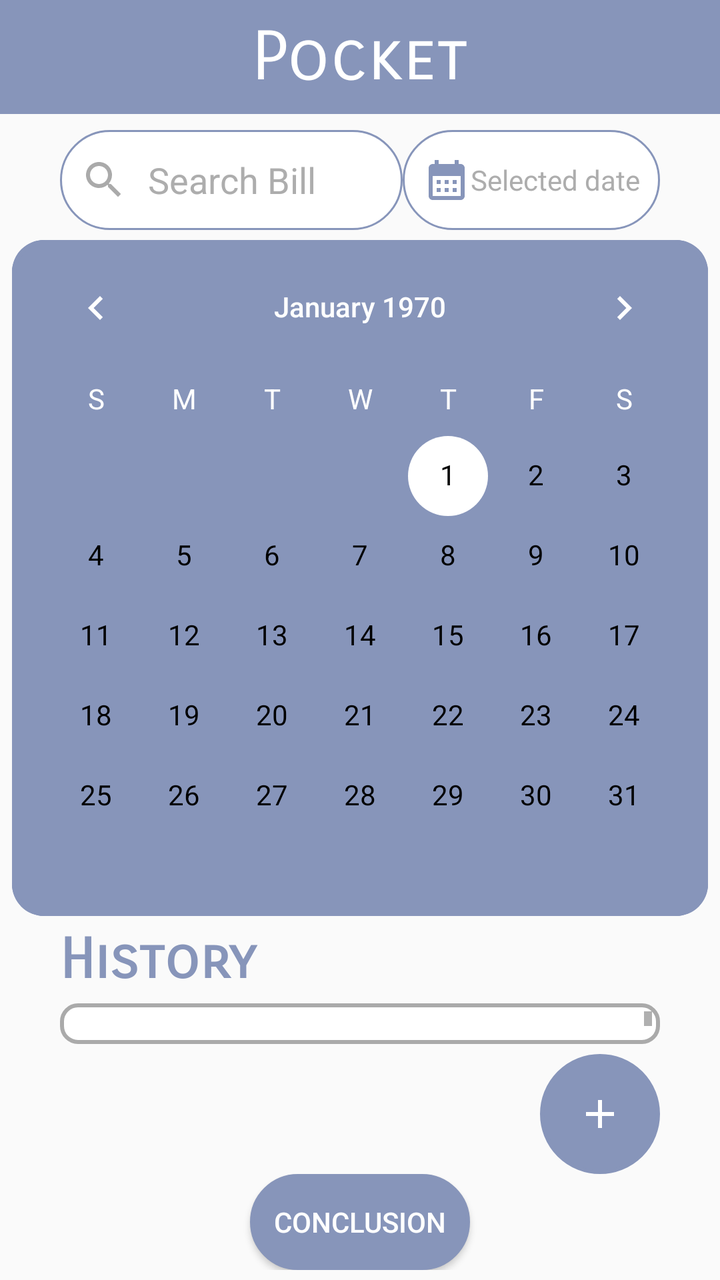
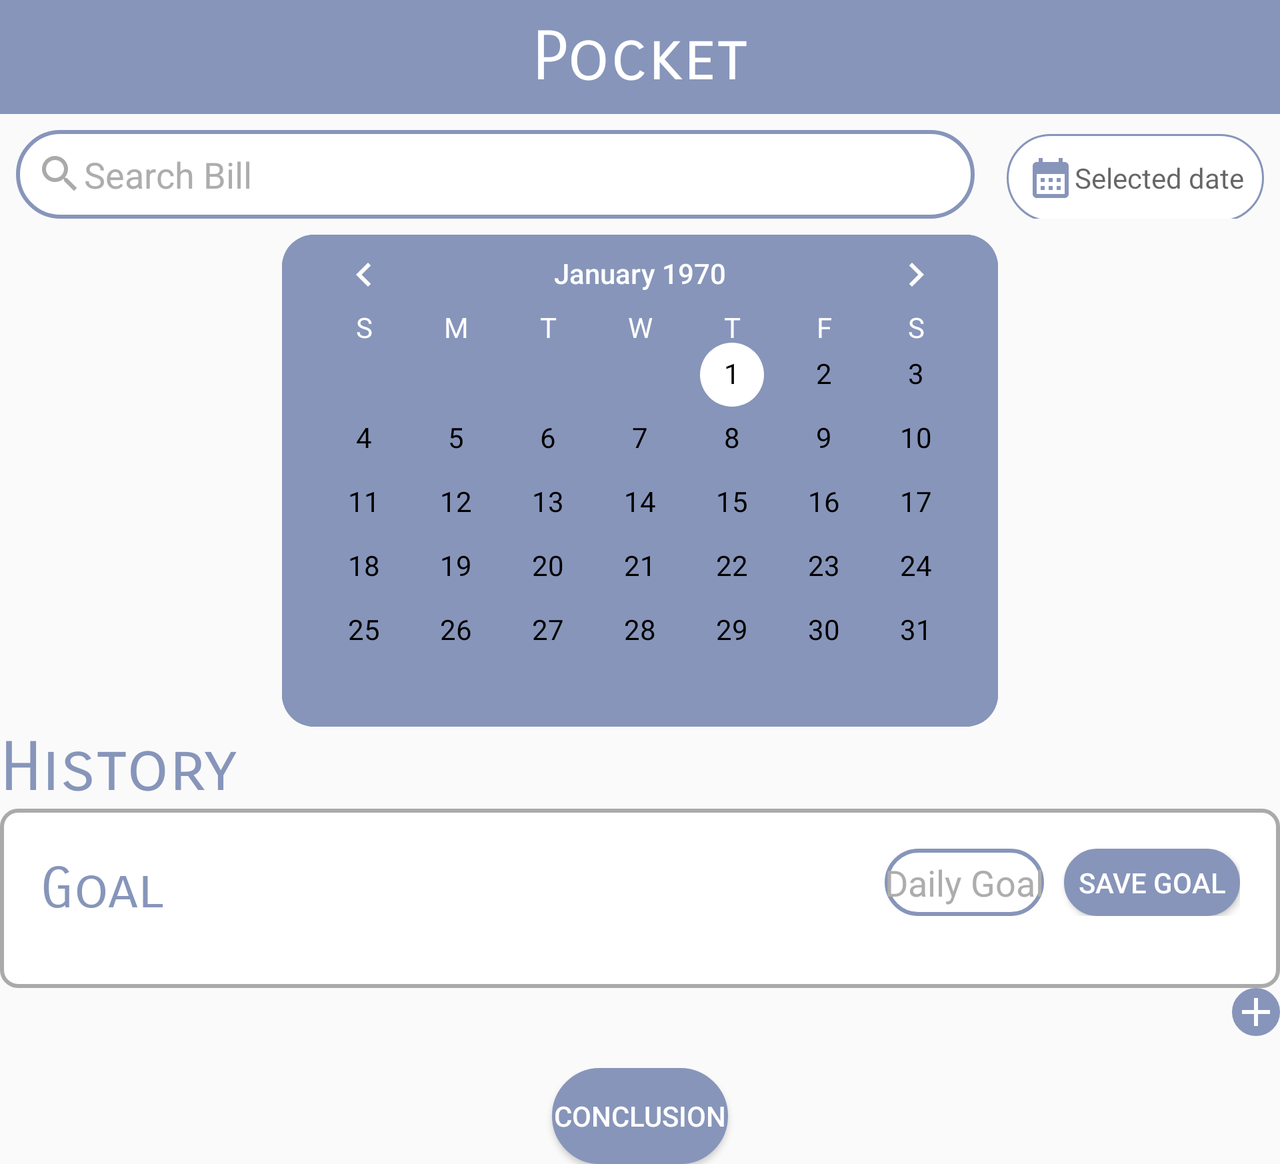

An Android layout and its configuration variant, each rendered on a device that would load it. The default file and the variant file are quoted in full after the pictures.
<!-- AndroidManifest.xml: application theme Theme.Cs361v2 -->
<!-- res/layout/fragment_home.xml -->
<LinearLayout xmlns:android="http://schemas.android.com/apk/res/android"
    xmlns:tools="http://schemas.android.com/tools"
    android:id="@+id/main"
    android:layout_width="match_parent"
    android:layout_height="match_parent"
    android:orientation="vertical"
    tools:context=".HomeFragment"
    tools:ignore="VisualLintBounds">

    
    <LinearLayout
        android:layout_width="match_parent"
        android:layout_height="wrap_content"
        android:orientation="horizontal"
        android:background="@color/tone1"
        android:padding="8dp"
        android:layout_marginBottom="8dp">

        <TextView
            android:id="@+id/app_name"
            android:layout_width="0dp"
            android:layout_height="wrap_content"
            android:layout_weight="1"
            android:gravity="center"
            android:text="@string/pocket"
            android:fontFamily="sans-serif-smallcaps"
            android:textAppearance="@style/TextAppearance.AppCompat.Display1"
            android:textColor="@color/white"/>

    </LinearLayout>


    <LinearLayout
        android:layout_width="match_parent"
        android:layout_height="wrap_content"
        android:orientation="horizontal"
        android:layout_marginStart="30dp"
        android:layout_marginEnd="30dp"
        >

        <EditText
            android:id="@+id/searchBillText"
            android:layout_width="0dp"
            android:layout_height="50dp"
            android:layout_weight="1"
            android:autofillHints=""
            android:background="@drawable/edittext_background"
            android:drawableStart="@drawable/ic_search"
            android:drawablePadding="10dp"
            android:hint="@string/search_bill"
            android:padding="10dp"
            android:textColorHint="@color/Hint"
            android:layout_marginBottom="5dp"
            tools:ignore="TextContrastCheck,TextFields,TouchTargetSizeCheck" />

        <TextView
            android:id="@+id/editTextDate"
            android:layout_width="wrap_content"
            android:layout_height="match_parent"
            android:layout_marginBottom="5dp"

            android:background="@drawable/edittext_background"
            android:drawableStart="@drawable/baseline_calendar_month_24"
            android:gravity="center"
            android:hint="@string/Select_date"

            android:padding="@dimen/text_size_small"
            android:textColorHint="@color/Hint" />

    </LinearLayout>

    
    <CalendarView
        android:id="@+id/calendarView"
        android:layout_width="wrap_content"
        android:layout_height="wrap_content"
        android:layout_gravity="center_horizontal"
        android:layout_marginBottom="5dp"
        android:background="@drawable/ic_calender_background"
        android:dateTextAppearance="@style/CalenderViewDateCustomText"
        android:theme="@style/CalendarViewCustom"
        android:weekDayTextAppearance="@style/CalenderViewWeekCustomText"/>

    <TextView
        android:id="@+id/History_text"
        android:layout_width="match_parent"
        android:layout_height="wrap_content"
        android:text="@string/history"
        android:textSize="@dimen/text_large"
        android:textStyle="bold"
        android:layout_marginStart="30dp"
        android:layout_marginEnd="30dp"
        android:layout_marginBottom="5dp"
        android:fontFamily="sans-serif-smallcaps"
        android:textAppearance="@style/TextAppearance.AppCompat.Display1"
        android:textColor="@color/tone1" />

    <LinearLayout
        android:id="@+id/history_list_main"
        android:layout_width="match_parent"
        android:layout_height="0dp"
        android:layout_weight="1"
        android:orientation="vertical"
        android:layout_marginLeft="30dp"
        android:layout_marginRight="30dp"
        android:layout_marginBottom="5dp"
        android:background="@drawable/border_background">

        
        <ScrollView
            android:layout_width="match_parent"
            android:layout_height="match_parent"
            android:layout_marginBottom="5dp"
            android:minHeight="120dp"
            tools:ignore="UselessParent">

            <LinearLayout
                android:id="@+id/history_list"
                android:layout_width="match_parent"
                android:layout_height="wrap_content"
                android:orientation="vertical"
                android:padding="5dp">

                <LinearLayout
                    android:id="@+id/Goal_layout"
                    android:layout_width="match_parent"
                    android:layout_height="wrap_content"
                    android:orientation="horizontal"
                    android:padding="5dp">

                    <TextView
                        android:id="@+id/goal_message"
                        android:layout_width="168dp"
                        android:layout_height="wrap_content"
                        android:layout_weight="1"
                        android:fontFamily="sans-serif-smallcaps"
                        android:text="@string/goal_text"
                        android:textAppearance="@style/TextAppearance.AppCompat.Display1"
                        android:textColor="@color/tone1"
                        android:textSize="@dimen/text_large"/>

                    <EditText
                        android:id="@+id/goal_input"
                        android:layout_width="100dp"
                        android:layout_height="match_parent"
                        android:background="@drawable/edittext_border"
                        android:hint="@string/daily_goal_editText"
                        android:importantForAutofill="noExcludeDescendants"
                        android:inputType="numberDecimal"
                        android:textColorHint="@color/Hint"
                        android:gravity="center"
                        android:textAlignment="center"
                        tools:ignore="TextContrastCheck,TouchTargetSizeCheck"
                        android:layout_marginRight="10dp"/>


                    <Button
                        android:id="@+id/save_goal_button"
                        android:layout_width="wrap_content"
                        android:layout_height="match_parent"
                        android:background="@drawable/button_background"
                        android:text="@string/save_goal"
                        android:textColor="@color/white"
                        android:gravity="center"
                        android:textAlignment="center"
                        tools:ignore="SmallSp" />

                </LinearLayout>

                <TextView
                    android:id="@+id/no_transactions_message"
                    android:layout_width="match_parent"
                    android:layout_height="wrap_content"
                    android:text="@string/no_transactions_available"
                    android:visibility="gone"
                    android:gravity="center"
                    android:layout_marginTop="30dp"
                    android:textSize="@dimen/text_medium"
                    android:textColor="@android:color/darker_gray" />

                
                <LinearLayout
                    android:layout_width="match_parent"
                    android:layout_height="wrap_content"
                    android:orientation="vertical"
                    android:id="@+id/bill_list"
                    android:padding="8dp"
                    android:layout_marginHorizontal="12dp" />
            </LinearLayout>
        </ScrollView>
    </LinearLayout>


    <ImageButton
        android:id="@+id/addTransactionButton"

        android:layout_width="60dp"
        android:layout_height="60dp"
        android:layout_gravity="end"
        android:layout_marginEnd="@dimen/text_size_large"
        android:background="@drawable/button_background"
        android:contentDescription="@string/add_income"
        android:gravity="right"
        android:src="@drawable/ic_add"

        tools:ignore="TouchTargetSizeCheck,ImageContrastCheck" />

    <LinearLayout
        android:layout_width="match_parent"
        android:layout_height="wrap_content"
        android:gravity="right|center_horizontal"
        android:orientation="horizontal">

        <LinearLayout
            android:layout_width="wrap_content"
            android:layout_height="wrap_content"
            android:layout_marginStart="@dimen/text_size_large"
            android:layout_marginEnd="@dimen/text_size_large"
            android:layout_weight="1"
            android:gravity="center"
            android:orientation="horizontal"
            android:layout_marginBottom="5dp">

            <Button
                android:id="@+id/conclusionButton"
                android:layout_width="110dp"
                android:layout_height="match_parent"
                android:layout_gravity="center_vertical"
                android:background="@drawable/button_background"
                android:text="@string/conclusion"
                android:textColor="@color/white" />

        </LinearLayout>

    </LinearLayout>



</LinearLayout>
<!-- resources referenced by this layout -->
<resources>
  <color name="Hint">#adadad</color>
  <color name="tone1">#8795ba</color>
  <color name="white">#FFFFFFFF</color>
  <dimen name="text_large">28sp</dimen>
  <dimen name="text_medium">22sp</dimen>
  <dimen name="text_size_large">30dp</dimen>#23
  <dimen name="text_size_small">10dp</dimen>
  <!-- drawable border_background (drawable) -->
  <?xml version="1.0" encoding="utf-8"?>
  <shape xmlns:android="http://schemas.android.com/apk/res/android">
      <solid android:color="@android:color/white" />
      <stroke
          android:width="2dp"
      android:color="@android:color/darker_gray" />
      <corners android:radius="8dp" />
      <padding
          android:left="4dp"
          android:top="4dp"
          android:right="4dp"
          android:bottom="4dp" />
  </shape>
  <!-- drawable button_background (drawable) -->
  <?xml version="1.0" encoding="utf-8"?>
  <shape xmlns:android="http://schemas.android.com/apk/res/android">
      <solid android:color="@color/tone1" /> 
      <corners android:radius="@dimen/raduis_size" /> 
      <stroke
          android:width="2dp"
          android:color="@color/tone1" /> 
  </shape>
  <!-- drawable edittext_border (drawable) -->
  <?xml version="1.0" encoding="utf-8"?>
  <shape xmlns:android="http://schemas.android.com/apk/res/android">
      <solid android:color="@android:color/white" />
      <stroke
          android:width="2dp"
      android:color="@color/tone1" />
      <corners android:radius="@dimen/text_size_large" />
  </shape>
  <!-- drawable ic_add (drawable) -->
  <vector xmlns:android="http://schemas.android.com/apk/res/android" android:height="24dp" android:tint="@android:color/white" android:viewportHeight="24" android:viewportWidth="24" android:width="24dp">
        
      <path android:fillColor="@android:color/white" android:pathData="M19,13h-6v6h-2v-6H5v-2h6V5h2v6h6v2z"/>
      
  </vector>
  <!-- drawable ic_calender_background (drawable) -->
  <?xml version="1.0" encoding="utf-8"?>
  <layer-list xmlns:android="http://schemas.android.com/apk/res/android">
      
      <item>
          <shape android:shape="rectangle">
              <solid android:color="@color/tone1" /> 
              <corners android:radius="16dp" /> 
          </shape>
      </item>
  
      
      <item>
          <shape android:shape="rectangle">
              <stroke android:width="2dp" android:color="@color/tone1" /> 
              <corners android:radius="16dp" /> 
          </shape>
      </item>
  </layer-list>
  <string name="Select_date">Selected date</string>
  <string name="add_income">Add income</string>
  <string name="conclusion">Conclusion</string>
  <string name="daily_goal_editText">Daily Goal</string>
  <string name="goal_text">Goal</string>
  <string name="history">History</string>
  <string name="no_transactions_available">No transactions available</string>
  <string name="pocket">Pocket</string>
  <string name="save_goal">Save Goal</string>
  <string name="search_bill">Search Bill</string>
  <style name="CalendarViewCustom" parent="Theme.AppCompat">
          <item name="colorAccent">@color/white</item>
          <item name="colorPrimary">@color/black</item>
          <item name="android:textColorPrimary">@color/white</item>
      </style>
  <style name="CalenderViewDateCustomText" parent="android:TextAppearance.DeviceDefault.Small">
          <item name="android:textColor">@color/black</item>
          <item name="android:weekNumberColor">@color/black</item>
          <item name="android:headerYearTextAppearance">@color/white</item>
      </style>
  <style name="CalenderViewWeekCustomText" parent="android:TextAppearance.DeviceDefault.Small">
          <item name="android:textColor">@color/white</item>
      </style>
  <style name="Theme.Cs361v2" parent="Base.Theme.Cs361v2" />
  <dimen name="raduis_size">500dp</dimen>
  <dimen name="w1_size">1dp</dimen>
  <color name="tone5">#4561aa</color>
  <color name="black">#FF000000</color>
  <style name="Base.Theme.Cs361v2" parent="Theme.AppCompat.Light.NoActionBar">
          
          
      </style>
  <!-- some entries are left out for length -->
</resources>
<!-- res/layout-land/fragment_home.xml (the repository's variant of the layout above) -->
<!-- drawn on the phone turned sideways -->
<ScrollView xmlns:android="http://schemas.android.com/apk/res/android"
    xmlns:tools="http://schemas.android.com/tools"
    android:layout_width="match_parent"
    android:layout_height="match_parent"
    tools:context=".HomeFragment">

    <LinearLayout
        android:id="@+id/main"
        android:layout_width="match_parent"
        android:layout_height="wrap_content"
        android:orientation="vertical"
        android:gravity="right">

        
        <LinearLayout
            android:layout_width="match_parent"
            android:layout_height="wrap_content"
            android:orientation="horizontal"
            android:background="@color/tone1"
            android:padding="8dp"
            >

            <TextView
                android:id="@+id/app_name"
                android:layout_width="0dp"
                android:layout_height="wrap_content"
                android:layout_weight="1"
                android:gravity="center"
                android:text="@string/pocket"
                android:fontFamily="sans-serif-smallcaps"
                android:textAppearance="@style/TextAppearance.AppCompat.Display1"
                android:textColor="@color/white"/>

        </LinearLayout>

        
        <LinearLayout
            android:layout_width="match_parent"
            android:layout_height="wrap_content"
            android:orientation="horizontal"
            android:layout_margin="8dp">

            <EditText
                android:id="@+id/searchBillText"
                android:layout_width="0dp"
                android:layout_height="wrap_content"
                android:layout_weight="1"
                android:hint="@string/search_bill"
                android:drawableStart="@drawable/ic_search"
                android:background="@drawable/edittext_border"
                android:padding="10dp"
                android:textColorHint="@color/Hint" />

            <TextView
                android:id="@+id/editTextDate"
                android:layout_width="wrap_content"
                android:layout_height="wrap_content"
                android:layout_marginStart="16dp"
                android:background="@drawable/edittext_background"
                android:drawableStart="@drawable/baseline_calendar_month_24"
                android:padding="10dp"
                android:hint="@string/Select_date"
                android:gravity="center" />
        </LinearLayout>

        
        <CalendarView
            android:id="@+id/calendarView"
            android:layout_width="wrap_content"
            android:layout_height="wrap_content"
            android:layout_gravity="center_horizontal"
            android:background="@drawable/ic_calender_background"
            android:dateTextAppearance="@style/CalenderViewDateCustomText"
            android:theme="@style/CalendarViewCustom"
            android:weekDayTextAppearance="@style/CalenderViewWeekCustomText" />

        
        <TextView
            android:id="@+id/History_text"
            android:layout_width="match_parent"
            android:layout_height="wrap_content"
            android:text="@string/history"
            android:fontFamily="sans-serif-smallcaps"
            android:textAppearance="@style/TextAppearance.AppCompat.Display1"
            android:textColor="@color/tone1"/>

        
        <LinearLayout
            android:id="@+id/history_list_main"
            android:layout_width="match_parent"
            android:layout_height="0dp"
            android:layout_weight="1"
            android:orientation="vertical"
            android:background="@drawable/border_background">

            <ScrollView
                android:layout_width="match_parent"
                android:layout_height="match_parent"
                android:layout_margin="8dp">

                <LinearLayout
                    android:id="@+id/history_list"
                    android:layout_width="match_parent"
                    android:layout_height="wrap_content"
                    android:orientation="vertical">

                    
                    <LinearLayout
                        android:id="@+id/Goal_layout"
                        android:layout_width="match_parent"
                        android:layout_height="wrap_content"
                        android:orientation="horizontal"
                        android:padding="8dp">

                        <TextView
                            android:id="@+id/goal_message"
                            android:layout_width="168dp"
                            android:layout_height="wrap_content"
                            android:layout_weight="1"
                            android:fontFamily="sans-serif-smallcaps"
                            android:text="@string/goal_text"
                            android:textAppearance="@style/TextAppearance.AppCompat.Display1"
                            android:textColor="@color/tone1"
                            android:textSize="@dimen/text_large"/>

                        <EditText
                            android:id="@+id/goal_input"
                            android:layout_width="wrap_content"
                            android:layout_height="match_parent"
                            android:background="@drawable/edittext_border"
                            android:hint="@string/daily_goal_editText"
                            android:importantForAutofill="noExcludeDescendants"
                            android:inputType="numberDecimal"
                            android:textColorHint="@color/Hint"
                            tools:ignore="TextContrastCheck,TouchTargetSizeCheck"
                            android:layout_marginRight="10dp"/>

                        <Button
                            android:id="@+id/save_goal_button"
                            android:layout_width="wrap_content"
                            android:layout_height="match_parent"
                            android:background="@drawable/button_background"
                            android:text="@string/save_goal"
                            tools:ignore="SmallSp"
                            android:textColor="@color/white"/>
                    </LinearLayout>

                    
                    <TextView
                        android:id="@+id/no_transactions_message"
                        android:layout_width="match_parent"
                        android:layout_height="wrap_content"
                        android:gravity="center"
                        android:text="@string/no_transactions_available"
                        android:textSize="@dimen/text_medium"
                        android:textColor="@android:color/darker_gray"
                        android:visibility="gone" />

                    
                    <LinearLayout
                        android:id="@+id/bill_list"
                        android:layout_width="match_parent"
                        android:layout_height="wrap_content"
                        android:orientation="vertical"
                        android:padding="8dp" />
                </LinearLayout>
            </ScrollView>
        </LinearLayout>

        
        <ImageButton
            android:id="@+id/addTransactionButton"
            android:layout_width="wrap_content"
            android:layout_height="wrap_content"
            android:background="@drawable/button_background"
            android:contentDescription="@string/add_income"
            android:src="@drawable/ic_add" />

        <LinearLayout
            android:layout_width="match_parent"
            android:layout_height="wrap_content"
            android:orientation="horizontal"
            android:gravity="center"
            android:layout_marginTop="16dp">

            <Button
                android:id="@+id/conclusionButton"
                android:layout_width="wrap_content"
                android:layout_height="wrap_content"
                android:text="@string/conclusion"
                android:background="@drawable/button_background"
                android:textColor="@color/white" />

        </LinearLayout>

    </LinearLayout>
</ScrollView>
<!-- resources referenced by the variant -->
<!-- as the phone turned sideways resolves them -->
<resources>
  <color name="Hint">#adadad</color>
  <color name="tone1">#8795ba</color>
  <color name="white">#FFFFFFFF</color>
  <dimen name="text_large">28sp</dimen>
  <dimen name="text_medium">22sp</dimen>
  <!-- drawable border_background (drawable) -->
  <?xml version="1.0" encoding="utf-8"?>
  <shape xmlns:android="http://schemas.android.com/apk/res/android">
      <solid android:color="@android:color/white" />
      <stroke
          android:width="2dp"
      android:color="@android:color/darker_gray" />
      <corners android:radius="8dp" />
      <padding
          android:left="4dp"
          android:top="4dp"
          android:right="4dp"
          android:bottom="4dp" />
  </shape>
  <!-- drawable button_background (drawable) -->
  <?xml version="1.0" encoding="utf-8"?>
  <shape xmlns:android="http://schemas.android.com/apk/res/android">
      <solid android:color="@color/tone1" /> 
      <corners android:radius="@dimen/raduis_size" /> 
      <stroke
          android:width="2dp"
          android:color="@color/tone1" /> 
  </shape>
  <!-- drawable edittext_border (drawable) -->
  <?xml version="1.0" encoding="utf-8"?>
  <shape xmlns:android="http://schemas.android.com/apk/res/android">
      <solid android:color="@android:color/white" />
      <stroke
          android:width="2dp"
      android:color="@color/tone1" />
      <corners android:radius="@dimen/text_size_large" />
  </shape>
  <!-- drawable ic_add (drawable) -->
  <vector xmlns:android="http://schemas.android.com/apk/res/android" android:height="24dp" android:tint="@android:color/white" android:viewportHeight="24" android:viewportWidth="24" android:width="24dp">
        
      <path android:fillColor="@android:color/white" android:pathData="M19,13h-6v6h-2v-6H5v-2h6V5h2v6h6v2z"/>
      
  </vector>
  <!-- drawable ic_calender_background (drawable) -->
  <?xml version="1.0" encoding="utf-8"?>
  <layer-list xmlns:android="http://schemas.android.com/apk/res/android">
      
      <item>
          <shape android:shape="rectangle">
              <solid android:color="@color/tone1" /> 
              <corners android:radius="16dp" /> 
          </shape>
      </item>
  
      
      <item>
          <shape android:shape="rectangle">
              <stroke android:width="2dp" android:color="@color/tone1" /> 
              <corners android:radius="16dp" /> 
          </shape>
      </item>
  </layer-list>
  <string name="Select_date">Selected date</string>
  <string name="add_income">Add income</string>
  <string name="conclusion">Conclusion</string>
  <string name="daily_goal_editText">Daily Goal</string>
  <string name="goal_text">Goal</string>
  <string name="history">History</string>
  <string name="no_transactions_available">No transactions available</string>
  <string name="pocket">Pocket</string>
  <string name="save_goal">Save Goal</string>
  <string name="search_bill">Search Bill</string>
  <style name="CalendarViewCustom" parent="Theme.AppCompat">
          <item name="colorAccent">@color/white</item>
          <item name="colorPrimary">@color/black</item>
          <item name="android:textColorPrimary">@color/white</item>
      </style>
  <style name="CalenderViewDateCustomText" parent="android:TextAppearance.DeviceDefault.Small">
          <item name="android:textColor">@color/black</item>
          <item name="android:weekNumberColor">@color/black</item>
          <item name="android:headerYearTextAppearance">@color/white</item>
      </style>
  <style name="CalenderViewWeekCustomText" parent="android:TextAppearance.DeviceDefault.Small">
          <item name="android:textColor">@color/white</item>
      </style>
  <style name="Theme.Cs361v2" parent="Base.Theme.Cs361v2" />
  <dimen name="raduis_size">500dp</dimen>
  <dimen name="w1_size">1dp</dimen>
  <color name="tone5">#4561aa</color>
  <dimen name="text_size_large">30dp</dimen>#23
  <color name="black">#FF000000</color>
  <style name="Base.Theme.Cs361v2" parent="Theme.AppCompat.Light.NoActionBar">
          
          
      </style>
  <!-- some entries are left out for length -->
</resources>
